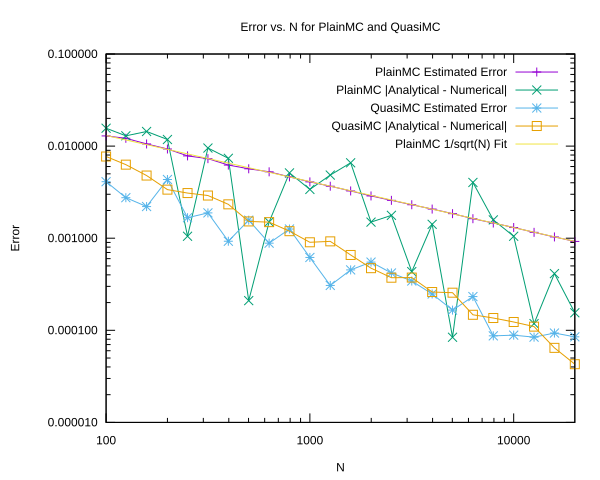

Source code (gnuplot):
set terminal svg enhanced background "white"
set output 'ErrorPlot.svg'

set xlabel 'N'
set ylabel 'Error'
set logscale x
set logscale y
set title 'Error vs. N for PlainMC and QuasiMC'

# Fit the plainMC error to a 1/sqrt(N) curve
f(N) = a / sqrt(N)
fit f(x) 'Out.ErrorPlot.txt' using 1:2 via a

# Plot the errors
plot 'Out.ErrorPlot.txt' using 1:2 title 'PlainMC Estimated Error' with linespoints, \
     'Out.ErrorPlot.txt' using 1:3 title 'PlainMC |Analytical - Numerical|' with linespoints, \
     'Out.ErrorPlot.txt' using 1:4 title 'QuasiMC Estimated Error' with linespoints, \
     'Out.ErrorPlot.txt' using 1:5 title 'QuasiMC |Analytical - Numerical|' with linespoints, \
     f(x) title 'PlainMC 1/sqrt(N) Fit' with lines
